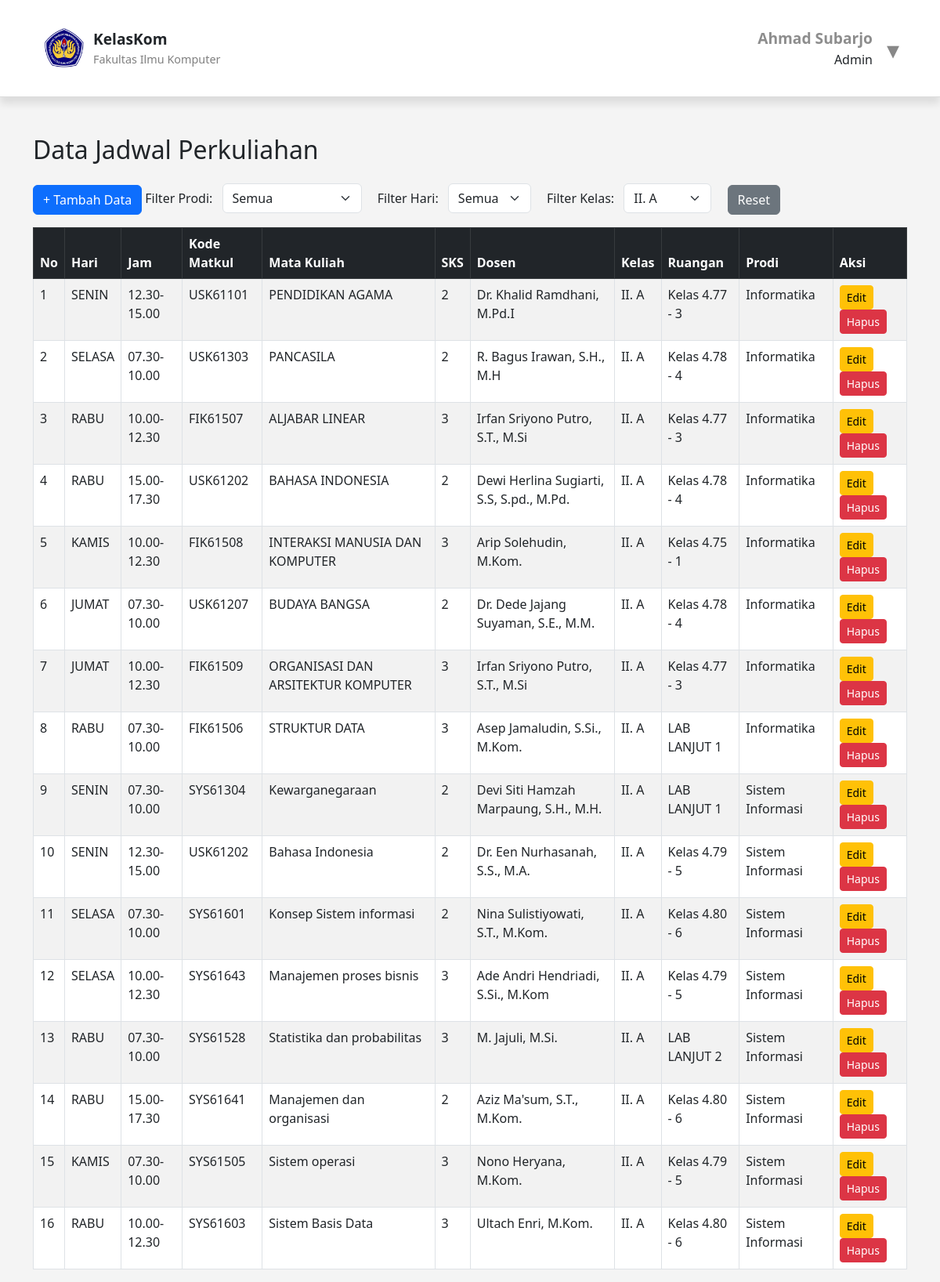
The app's page /KelasKom/PHP/TampilanJadwalKelas.php?kelas=II. A (signed in) with its own data.
### tables this page shows
CREATE TABLE `jadwal_matkul` (
  `id` int(11) NOT NULL,
  `hari` varchar(20) NOT NULL,
  `jam` varchar(20) NOT NULL,
  `kode_matkul` varchar(20) NOT NULL,
  `mata_kuliah` varchar(100) NOT NULL,
  `sks` int(1) NOT NULL,
  `dosen` varchar(100) NOT NULL,
  `kelas` varchar(20) NOT NULL,
  `ruangan` varchar(20) NOT NULL,
  `prodi` varchar(20) NOT NULL
);

### KelasKom/PHP/TampilanJadwalKelas.php (the view, shortened to what this page needs)
<?php
include 'DbKelasKom.php';
$userType = '';
$userIdentifier = '';
if (isset($_SESSION['username'])) {
    $username = mysqli_real_escape_string($conn, $_SESSION['username']);
    $query_admin = mysqli_query($conn, "SELECT username FROM admin WHERE username = '$username'");
    if (mysqli_num_rows($query_admin) > 0) {
        $userType = 'Admin';
        $userIdentifier = $username;
    }
}
$kelas_filter = isset($_GET['kelas']) ? $_GET['kelas'] : '';
$query = "SELECT * FROM jadwal_matkul";
$conditions = [];
$params = [];
$types = '';
if ($kelas_filter) {
    $conditions[] = "kelas = ?";
    $params[] = $kelas_filter;
    $types .= 's';
}
if (!empty($conditions)) {
    $query .= " WHERE " . implode(" AND ", $conditions);
}
$stmt = $conn->prepare($query);
if (!empty($params)) {
    $stmt->bind_param($types, ...$params);
}
$stmt->execute();
$result = $stmt->get_result();
$kelas_options = mysqli_query($conn, "SELECT DISTINCT kelas FROM jadwal_matkul ORDER BY kelas");
?>
<!DOCTYPE html>
<html>
<head>
    <link href="https://cdn.jsdelivr.net/npm/bootstrap@5.3.0/dist/css/bootstrap.min.css" rel="stylesheet">
    <link rel="stylesheet" href="../CSS/JadwalKelas.css">
</head>
<body>
    <header>
        <div class="logo-section">
            <img src="../PIC/logo.png" alt="Logo Fasilkom" />
            <div class="logo-text">
                <span>KelasKom</span>
                <span>Fakultas Ilmu Komputer</span>
            </div>
        </div>
        <div class="user-dropdown">
            <label for="toggle-dropdown" class="user-label">
                <div class="user-label-content">
                    <div class="user-info">
                        <strong><?php echo htmlspecialchars($userIdentifier); ?></strong><br />
                        <?php echo htmlspecialchars($userType); ?>
                    </div>
                    <span class="arrow">▾</span>
                </div>
            </label>
        </div>
    </header>
    <div class="container mt-5">
        <h2 class="mb-4">Data Jadwal Perkuliahan</h2>
        <div class="mb-3">
            <?php if ($userType === 'Admin'): ?>
                <a href="TambahJadwalKelas.php" class="btn btn-primary">+ Tambah Data</a>
            <?php endif; ?>
            <form method="GET" class="d-inline">
                <label for="prodi" class="me-2">Filter Prodi:</label>
                <select name="prodi" id="prodi" class="form-select d-inline w-auto" onchange="this.form.submit()">
                    <option value="">Semua</option>
                </select>
                <label for="hari" class="me-2 ms-3">Filter Hari:</label>
                <select name="hari" id="hari" class="form-select d-inline w-auto" onchange="this.form.submit()">
                    <option value="">Semua</option>
                </select>
                <label for="kelas" class="me-2 ms-3">Filter Kelas:</label>
                <select name="kelas" id="kelas" class="form-select d-inline w-auto" onchange="this.form.submit()">
                    <?php while ($kelas_row = mysqli_fetch_assoc($kelas_options)): ?>
                        <option value="<?= htmlspecialchars($kelas_row['kelas']) ?>" <?= $kelas_filter == $kelas_row['kelas'] ? 'selected' : '' ?>>
                            <?= htmlspecialchars($kelas_row['kelas']) ?>
                        </option>
                    <?php endwhile; ?>
                </select>
                <a href="TampilanJadwalKelas.php" class="btn btn-secondary ms-3">Reset</a>
            </form>
        </div>
        <table class="table table-bordered table-striped">
            <thead class="table-dark">
                <tr>
                    <th>No</th>
                    <th>Hari</th>
                    <th>Jam</th>
                    <th>Kode Matkul</th>
                    <th>Mata Kuliah</th>
                    <th>SKS</th>
                    <th>Dosen</th>
                    <th>Kelas</th>
                    <th>Ruangan</th>
                    <th>Prodi</th>
                    <th>Aksi</th>
                </tr>
            </thead>
            <tbody>
                <?php
                $no = 1;
                if ($result->num_rows > 0) {
                    while ($row = $result->fetch_assoc()) {
                        echo "<tr>
                            <td>$no</td>
                            <td>" . htmlspecialchars($row['hari']) . "</td>
                            <td>" . htmlspecialchars($row['jam']) . "</td>
                            <td>" . htmlspecialchars($row['kode_matkul']) . "</td>
                            <td>" . htmlspecialchars($row['mata_kuliah']) . "</td>
                            <td>" . htmlspecialchars($row['sks']) . "</td>
                            <td>" . htmlspecialchars($row['dosen']) . "</td>
                            <td>" . htmlspecialchars($row['kelas']) . "</td>
                            <td>" . htmlspecialchars($row['ruangan']) . "</td>
                            <td>" . htmlspecialchars($row['prodi']) . "</td>
                            <td>";
                        if ($userType === 'Admin') {
                            echo "<a href='EditJadwalKelas.php?id={$row['id']}' class='btn btn-warning btn-sm'>Edit</a>
                                  <a href='HapusJadwalKelas.php?id={$row['id']}' class='btn btn-danger btn-sm' onclick='return confirm(\"Yakin ingin menghapus?\")'>Hapus</a>";
                        } else {
                            echo "-";
                        }
                        echo "</td>
                        </tr>";
                        $no++;
                    }
                } else {
                    echo "<tr><td colspan='11' class='text-center'>Tidak ada data jadwal yang ditemukan.</td></tr>";
                }
                ?>
            </tbody>
        </table>
    </div>
</body>
</html>

### KelasKom/CSS/JadwalKelas.css (style rules this page uses)
* { box-sizing: border-box; text-decoration: none; }
body { margin: 0; font-family: 'Segoe UI', sans-serif; background: #f4f4f4; }
header { display: flex; justify-content: space-between; align-items: center; padding: 35px 32px; background-color: white; border-bottom: 1px solid #ddd; background-color: white; box-shadow: 0 8px 10px rgba(0, 0, 0, 0.1); }
.logo-section { display: flex; align-items: center; padding-left: 25px; }
.logo-section img { width: 50px; height: 50px; margin-right: 12px; }
.logo-text { display: flex; flex-direction: column; }
.logo-text span:first-child { font-weight: bold; font-size: 1.2em; }
.logo-text span:last-child { font-size: 0.9em; color: gray; }
.user-info { text-align: right; margin-right: 32px; }
.user-info strong { font-size: 1.2em; color: #8d8d8d; }
.user-dropdown { position: relative; display: inline-block; }
.user-label { cursor: pointer; display: inline-block; text-align: right; }
.user-label-content { display: flex; align-items: center; gap: 6px; }
.arrow { margin-left: -20px; margin-right: 20px; font-size: 2.0em; color: #888; position: relative; top: 2px; cursor: pointer; transition: color 0.2s ease; }

### records on screen
jadwal_matkul: hari "SENIN", jam "12.30-15.00", kode_matkul "USK61101", mata_kuliah "PENDIDIKAN AGAMA", sks "2", dosen "Dr. Khalid Ramdhani, M.Pd.I", kelas "II. A", ruangan "Kelas 4.77 - 3", prodi "Informatika"
jadwal_matkul: hari "SELASA", jam "07.30-10.00", kode_matkul "USK61303", mata_kuliah "PANCASILA", sks "2", dosen "R. Bagus Irawan, S.H., M.H", kelas "II. A", ruangan "Kelas 4.78 - 4", prodi "Informatika"
jadwal_matkul: hari "RABU", jam "10.00-12.30", kode_matkul "FIK61507", mata_kuliah "ALJABAR LINEAR", sks "3", dosen "Irfan Sriyono Putro, S.T., M.Si", kelas "II. A", ruangan "Kelas 4.77 - 3", prodi "Informatika"
jadwal_matkul: hari "RABU", jam "15.00-17.30", kode_matkul "USK61202", mata_kuliah "BAHASA INDONESIA", sks "2", dosen "Dewi Herlina Sugiarti, S.S, S.pd., M.Pd.", kelas "II. A", ruangan "Kelas 4.78 - 4", prodi "Informatika"
jadwal_matkul: hari "KAMIS", jam "10.00-12.30", kode_matkul "FIK61508", mata_kuliah "INTERAKSI MANUSIA DAN KOMPUTER", sks "3", dosen "Arip Solehudin, M.Kom.", kelas "II. A", ruangan "Kelas 4.75 - 1", prodi "Informatika"
jadwal_matkul: hari "JUMAT", jam "07.30-10.00", kode_matkul "USK61207", mata_kuliah "BUDAYA BANGSA", sks "2", dosen "Dr. Dede Jajang Suyaman, S.E., M.M.", kelas "II. A", ruangan "Kelas 4.78 - 4", prodi "Informatika"
jadwal_matkul: hari "JUMAT", jam "10.00-12.30", kode_matkul "FIK61509", mata_kuliah "ORGANISASI DAN ARSITEKTUR KOMPUTER", sks "3", dosen "Irfan Sriyono Putro, S.T., M.Si", kelas "II. A", ruangan "Kelas 4.77 - 3", prodi "Informatika"
jadwal_matkul: hari "RABU", jam "07.30-10.00", kode_matkul "FIK61506", mata_kuliah "STRUKTUR DATA", sks "3", dosen "Asep Jamaludin, S.Si., M.Kom.", kelas "II. A", ruangan "LAB LANJUT 1", prodi "Informatika"
jadwal_matkul: hari "SENIN", jam "07.30-10.00", kode_matkul "SYS61304", mata_kuliah "Kewarganegaraan", sks "2", dosen "Devi Siti Hamzah Marpaung, S.H., M.H.", kelas "II. A", ruangan "LAB LANJUT 1", prodi "Sistem Informasi"
jadwal_matkul: hari "SENIN", jam "12.30-15.00", kode_matkul "USK61202", mata_kuliah "Bahasa Indonesia", sks "2", dosen "Dr. Een Nurhasanah, S.S., M.A.", kelas "II. A", ruangan "Kelas 4.79 - 5", prodi "Sistem Informasi"
jadwal_matkul: hari "SELASA", jam "07.30-10.00", kode_matkul "SYS61601", mata_kuliah "Konsep Sistem informasi", sks "2", dosen "Nina Sulistiyowati, S.T., M.Kom.", kelas "II. A", ruangan "Kelas 4.80 - 6", prodi "Sistem Informasi"
jadwal_matkul: hari "SELASA", jam "10.00-12.30", kode_matkul "SYS61643", mata_kuliah "Manajemen proses bisnis", sks "3", dosen "Ade Andri Hendriadi, S.Si., M.Kom", kelas "II. A", ruangan "Kelas 4.79 - 5", prodi "Sistem Informasi"
jadwal_matkul: hari "RABU", jam "07.30-10.00", kode_matkul "SYS61528", mata_kuliah "Statistika dan probabilitas", sks "3", dosen "M. Jajuli, M.Si.", kelas "II. A", ruangan "LAB LANJUT 2", prodi "Sistem Informasi"
jadwal_matkul: hari "RABU", jam "15.00-17.30", kode_matkul "SYS61641", mata_kuliah "Manajemen dan organisasi", sks "2", dosen "Aziz Ma'sum, S.T., M.Kom.", kelas "II. A", ruangan "Kelas 4.80 - 6", prodi "Sistem Informasi"
jadwal_matkul: hari "KAMIS", jam "07.30-10.00", kode_matkul "SYS61505", mata_kuliah "Sistem operasi", sks "3", dosen "Nono Heryana, M.Kom.", kelas "II. A", ruangan "Kelas 4.79 - 5", prodi "Sistem Informasi"
jadwal_matkul: hari "RABU", jam "10.00-12.30", kode_matkul "SYS61603", mata_kuliah "Sistem Basis Data", sks "3", dosen "Ultach Enri, M.Kom.", kelas "II. A", ruangan "Kelas 4.80 - 6", prodi "Sistem Informasi"

### other values on screen
$userIdentifier "Ahmad Subarjo"
$userType "Admin"
form field kelas "II. A"
